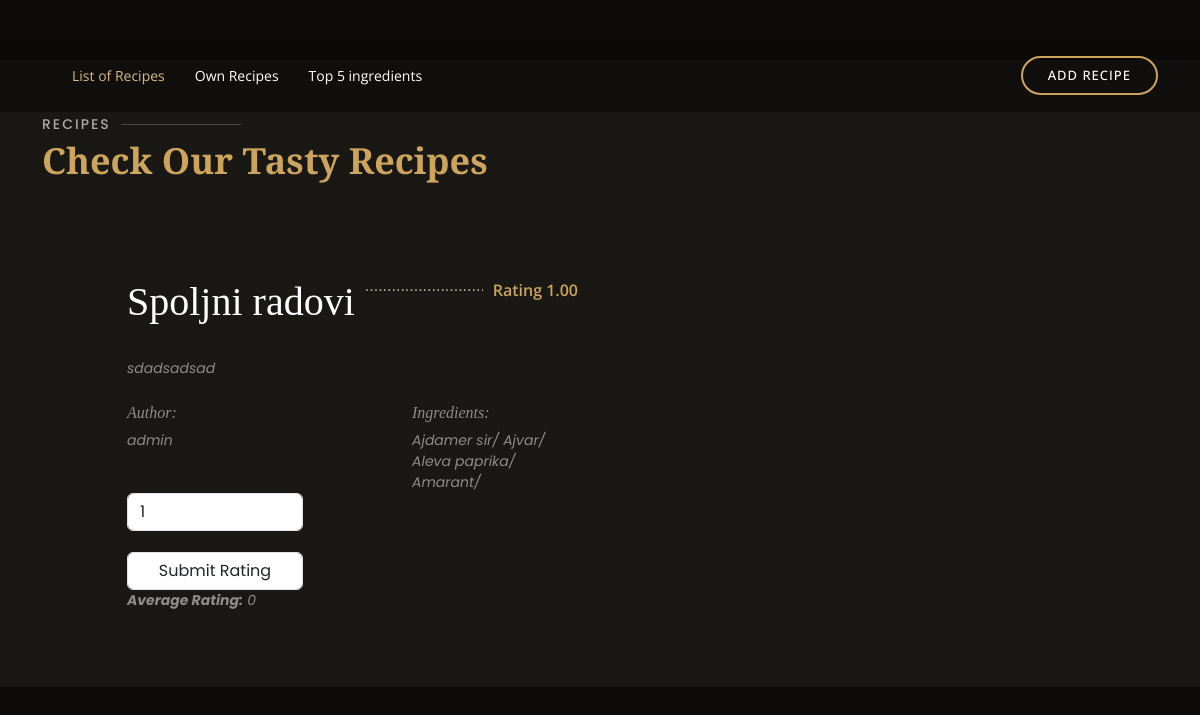
Page /recipes/detail/1/ (signed in) on the earlier database version.
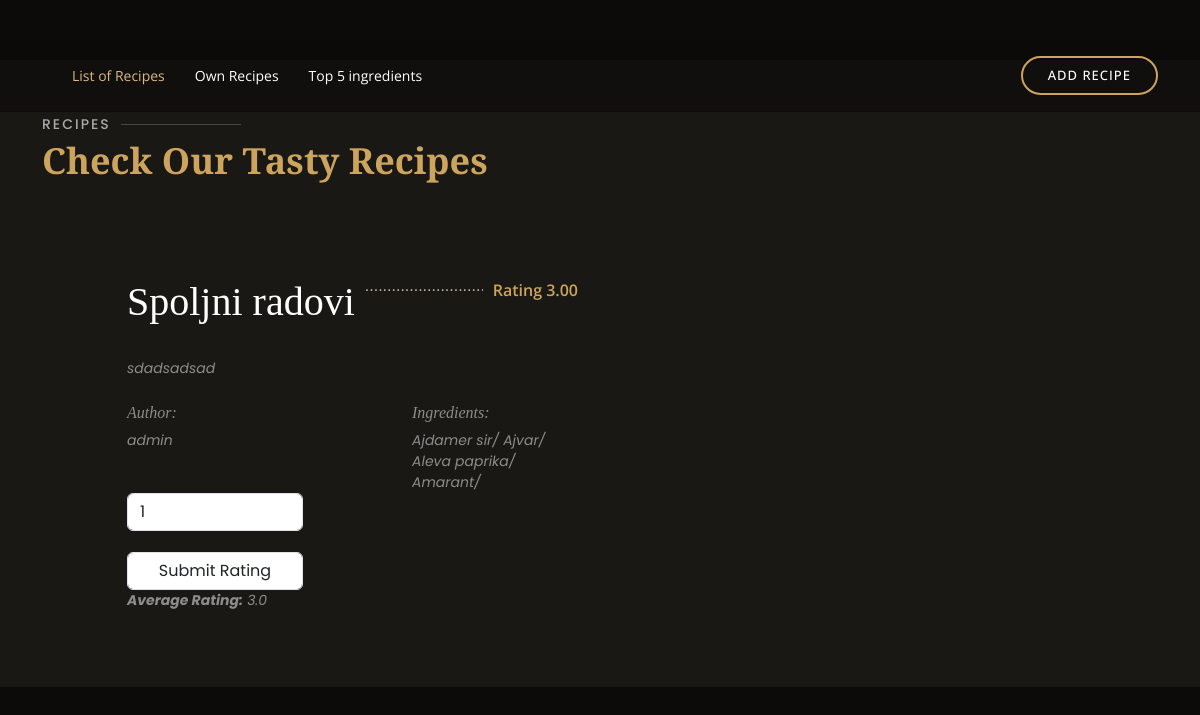
Same page on the later database version.
### recipes/models.py (models this page shows, shortened)
class Recipe(models.Model):
    name = models.CharField(max_length=255)
    recipe_text = models.TextField()
    ingredients = models.ManyToManyField(Ingredient)
    author = models.ForeignKey(User, on_delete=models.CASCADE)
    average_rating = models.DecimalField(default=0.0, max_digits=3, decimal_places=2)  # To store average rating
    total_ratings = models.PositiveIntegerField(default=0)

### user/models.py (models this page shows, shortened)
class User(AbstractUser):
    email = models.EmailField(unique=True)
    first_name = models.CharField(max_length=100)
    last_name = models.CharField(max_length=100)

### recipes/views.py (the view)
# urls.py: path('detail/<int:recipe_id>/', recipe_detail, name='recipe_detail'),
@login_required
def recipe_detail(request, recipe_id):
    recipe = get_object_or_404(Recipe, pk=recipe_id)
    user = request.user
    if request.method == 'POST':
        form = RecipeRatingForm(request.POST)
        if form.is_valid():
            rating_value = int(form.cleaned_data['rating'])
            if 1 <= rating_value <= 5:
                if recipe.author != user:
                    existing_rating = RecipeRating.objects.filter(user=user, recipe=recipe).first()
                    if existing_rating:
                        existing_rating.rating = rating_value
                        existing_rating.save()
                    else:
                        new_rating = RecipeRating.objects.create(user=user, recipe=recipe, rating=rating_value)
                        new_rating.save()
    else:
        form = RecipeRatingForm()
    ratings = RecipeRating.objects.filter(recipe=recipe)
    total_ratings = ratings.count()
    average_rating = sum(rating.rating for rating in ratings) / total_ratings if total_ratings > 0 else 0
    return render(request, 'recipe_detail.html', {'recipe': recipe, 'average_rating': average_rating, 'form': form})

### recipes/form.py
class RecipeRatingForm(forms.Form):
    RATING_CHOICES = [(i, str(i)) for i in range(1, 6)]
    rating = forms.ChoiceField(choices=RATING_CHOICES, label='Rate this recipe (1-5)')

### templates/recipe_detail.html (shortened to what this page needs)
{% load static %}
<!DOCTYPE html>
<html lang="en">
<head>
    <link rel="stylesheet" type="text/css" href="{% static 'assets_list/vendor/bootstrap/css/bootstrap.min.css' %}">
    <link rel="stylesheet" type="text/css" href="{% static 'assets_list/css/style.css' %}">
</head>
<body>
<header id="header" class="fixed-top d-flex align-items-cente">
    <div class="container-fluid container-xl d-flex align-items-center justify-content-lg-between">
        <nav id="navbar" class="navbar order-last order-lg-0">
            <ul>
                <li><a class="nav-link scrollto active" href="{% url 'recipe_list'%}">List of Recipes</a></li>
                <li><a class="nav-link scrollto" href="{% url 'own_recipe_list' %}">Own Recipes</a></li>
                <li><a class="nav-link scrollto " href="{% url 'top_ingredients' %}">Top 5 ingredients</a></li>
            </ul>
        </nav>
        <a href="{% url 'create_recipe' %}" class="book-a-table-btn scrollto d-none d-lg-flex">Add Recipe</a>
    </div>
</header>
<main id="main" style="padding-top:5%;">
    <section id="menu" class="menu section-bg">
        <div class="container" data-aos="fade-up">
            <div class="section-title">
                <h2>Recipes</h2>
                <p>Check Our Tasty Recipes</p>
            </div>
            <div class="row menu-container" data-aos="fade-up" data-aos-delay="200">
                <div class="col-lg-6 menu-item filter-starters">
                    <div class="menu-content">
                        <a href="{% url 'recipe_detail' recipe_id=recipe.id %}"><h1>{{ recipe.name }}</h1></a><span>Rating {{ recipe.average_rating }}</span>
                    </div>
                    <div class="menu-ingredients">
                        {{ recipe.recipe_text }}
                    </div>
                    <div class="row">
                        <div class="col-lg-6">
                            <div class="menu-ingredients">
                                <h6> Author: </h6>
                                <span>  {{ recipe.author.username }}</span>
                            </div>
                        </div>
                        <div class="col-lg-6">
                            <div class="menu-ingredients">
                                <h6>Ingredients: </h6>
                                {% for ingredient in recipe.ingredients.all %}
                                <span> {{ ingredient.name }}/ </span>
                                {% endfor %}
                            </div>
                        </div>
                        <div class="col-lg-6">
                            <div class="menu-ingredients">
                                <form method="post" action="{% url 'recipe_detail' recipe.id %}">
                                    <select name="rating" class="form-control" id="id_rating">
                                        <option value="1">1</option>
                                    </select><br>
                                    <button class="form-control" type="submit">Submit Rating</button>
                                </form>
                                <p><strong>Average Rating:</strong> {{ average_rating }}</p>
                            </div>
                        </div>
                    </div>
                </div>
            </div>
        </div>
    </section>
</main>
</body>
</html>

Differences in the rows shown:
changed Recipe "Spoljni radovi": average_rating "1.00" → "3.00"
Other differences:
{{ average_rating }}: "0" → "3.0"
